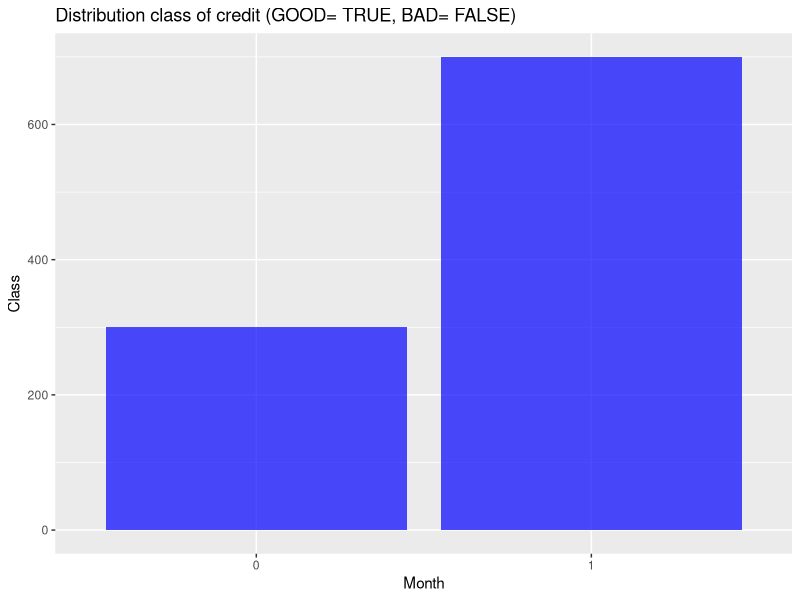
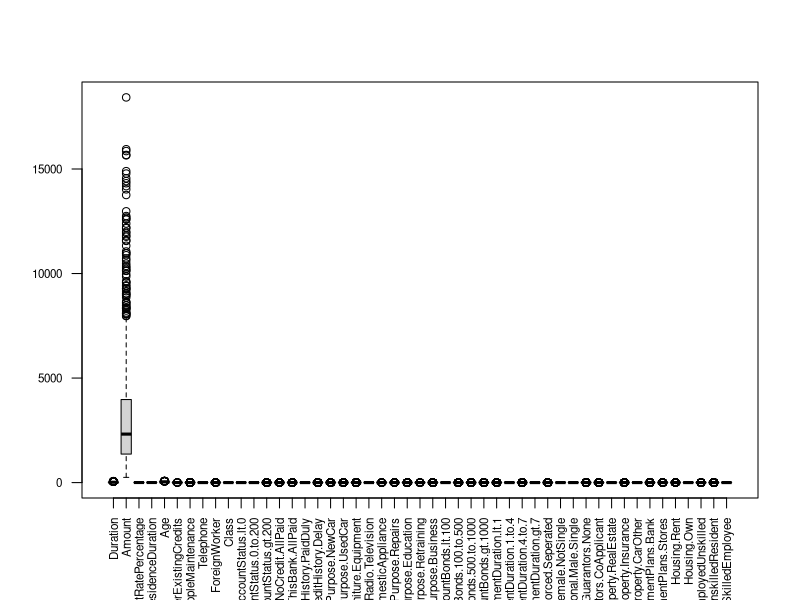
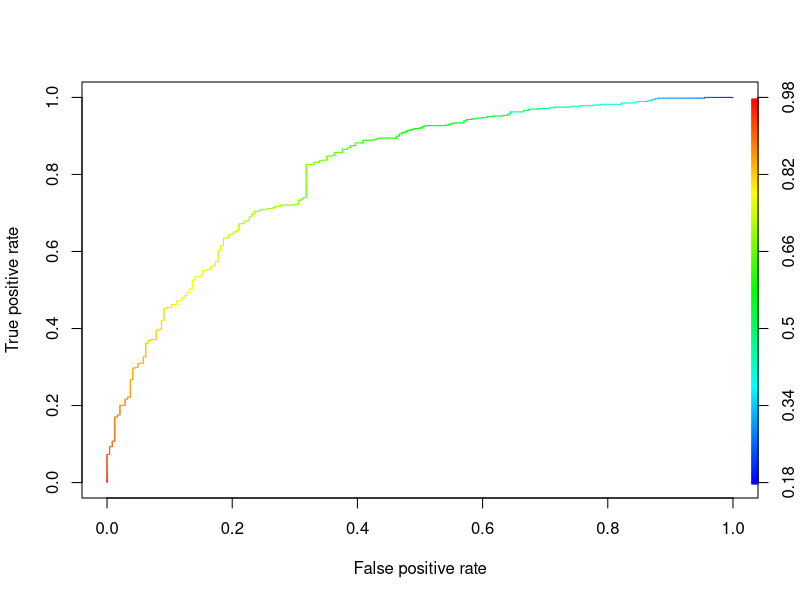
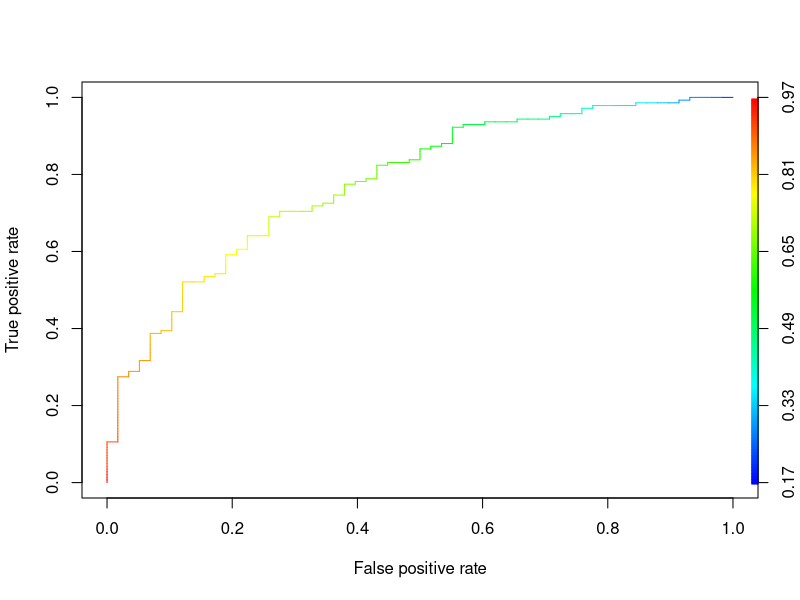

Recreate these plots in R, in order.
## ---- chunk 1
library(caret) #this package contains the german data with its numeric format
data(GermanCredit)
GermanCredit$Class <-  as.numeric(GermanCredit$Class == "Good") # use this code to convert `Class` into True or False (equivalent to 1 or 0)
GermanCredit$Class <- as.factor(GermanCredit$Class) #make sure `Class` is a factor as SVM require a factor response
str(GermanCredit)
## ---- chunk 2
GermanCredit = GermanCredit[,-c(14,19,27,30,35,40,44,45,48,52,55,58,62)]
head(GermanCredit)

## ---- chunk 3
summary(GermanCredit)

## ---- chunk 4
#Check for any missing values
colSums(is.na(GermanCredit))
## ---- chunk 5
ggplot(GermanCredit, aes(x = GermanCredit$Class)) +
  geom_bar(stat = "count", fill = "blue", alpha = 0.7) +
  ggtitle("Distribution class of credit (GOOD= TRUE, BAD= FALSE)") +
  xlab("Month") +
  ylab("Class")
## ---- chunk 6
boxplot(GermanCredit, las =2, cex.axis=0.7 )
## ---- chunk 7
summary(GermanCredit$Amount)
## ---- chunk 8
library(e1071)
## ---- chunk 9
#Separating the traning and the testing sets into an 80/20 split
set.seed(2023)
index <- sample(1:nrow(GermanCredit),nrow(GermanCredit)*0.80)
training.data <- GermanCredit[index,]
test.data <- GermanCredit[-index,]
## ---- chunk 10
training.data$Class <- factor(training.data$Class)
Ger.credit.svm = svm(Class ~ ., data = training.data, kernel = 'linear')
summary(Ger.credit.svm)
## ---- chunk 11
pred_class_train <- predict(Ger.credit.svm, training.data)
## ---- chunk 12
Cnfsn_mtrix_trn = table(true = training.data$Class,
                      pred = pred_class_train)
Cnfsn_mtrix_trn
## ---- chunk 13
MR<- 1 - sum(diag(Cnfsn_mtrix_trn))/sum(Cnfsn_mtrix_trn)
MR
## ---- chunk 14
pred_class_test <- predict(Ger.credit.svm, test.data)
## ---- chunk 15
Cnfsn_mtrix_tst = table(true = test.data$Class, pred = pred_class_test)
Cnfsn_mtrix_tst
## ---- chunk 16
MR<- 1 - sum(diag(Cnfsn_mtrix_tst))/sum(Cnfsn_mtrix_tst)
MR
## ---- chunk 17
Ger.credit.svm_asymmetric = svm(Class ~ .,
                            data = training.data, 
                            kernel = 'linear',
                            class.weights = c("0" = 1, "1" = 2),
                            probability = TRUE)

## ---- chunk 18
pred_class_train_a <- predict(Ger.credit.svm_asymmetric,
                          newdata = training.data,
                          probability = TRUE)
## ---- chunk 19
table( true = training.data$Class, pred = pred_class_train_a)
## ---- chunk 20
MR<-1 - sum(diag(Cnfsn_mtrix_tst))/sum(Cnfsn_mtrix_tst)
MR
## ---- chunk 21
str(pred_class_train_a)

pred_class_train_a = attr(pred_class_train_a, "probabilities")[, 2] 

## ---- chunk 22
library(ROCR)
pred <- prediction(pred_class_train_a, training.data$Class)
perf <- performance(pred, "tpr", "fpr")
plot(perf, colorize=TRUE)
## ---- chunk 23
#Get the AUC
unlist(slot(performance(pred, "auc"), "y.values"))

## ---- chunk 24
pred_class_test_a = predict(Ger.credit.svm_asymmetric,
                         newdata = test.data,
                         probability = TRUE)
## ---- chunk 25
table( true = test.data$Class, pred = pred_class_test_a)
## ---- chunk 26
1 - sum(diag(Cnfsn_mtrix_tst))/sum(Cnfsn_mtrix_tst)
## ---- chunk 27
str(pred_class_test_a)

pred_class_test_a = attr(pred_class_test_a, "probabilities")[, 2]
## ---- chunk 28
#ROC
pred <- prediction(pred_class_test_a, test.data$Class)
perf <- performance(pred, "tpr", "fpr")
plot(perf, colorize=TRUE)
## ---- chunk 29
#Get the AUC
unlist(slot(performance(pred, "auc"), "y.values"))
